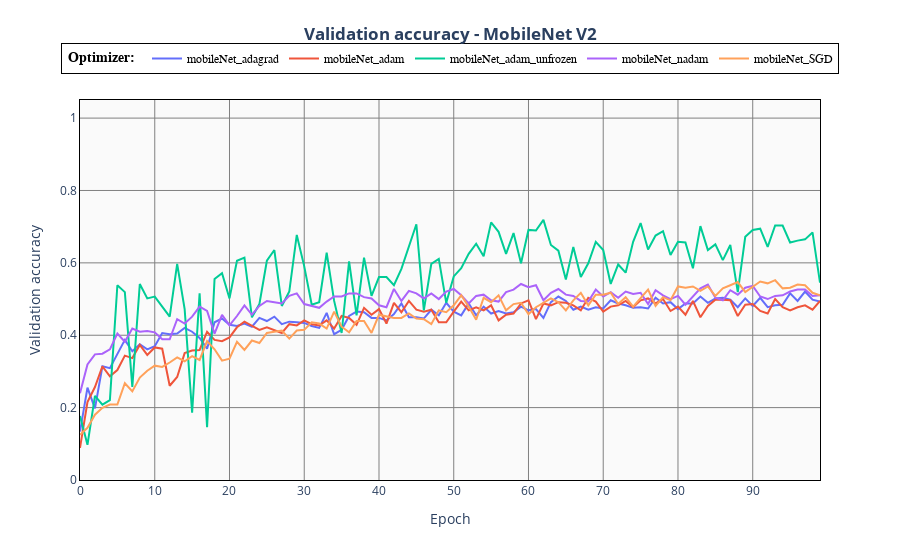

The code cell stored with this chart in its notebook:
### Code cell
fig.data = []

fig.add_trace(go.Scatter(x=mobileNet_adagrad["epoch"], y=mobileNet_adagrad["val_accuracy"],
                    mode='lines',
                    name='Adagrad'))
fig.add_trace(go.Scatter(x=mobileNet_adam["epoch"], y=mobileNet_adam["val_accuracy"],
                    mode='lines',
                    name='Adam'))
fig.add_trace(go.Scatter(x=mobileNet_adam_unfrozen["epoch"], y=mobileNet_adam_unfrozen["val_accuracy"],
                    mode='lines',
                    name='Adam_unfrozen'))
fig.add_trace(go.Scatter(x=mobileNet_nadam["epoch"], y=mobileNet_nadam["val_accuracy"],
                    mode='lines',
                    name='Nadam'))
fig.add_trace(go.Scatter(x=mobileNet_SGD["epoch"], y=mobileNet_SGD["val_accuracy"],
                    mode='lines',
                    name='t_SGD'))

fig.update_yaxes(range=[0, 1.05])
fig.update_layout(xaxis_showgrid=True, yaxis_showgrid=True)
fig.update_xaxes(showgrid=True, gridwidth=1, gridcolor='Gray')
fig.update_yaxes(showgrid=True, gridwidth=1, gridcolor='Gray')



fig.update_layout(
                  xaxis = dict(title = 'Epoch'),
                  yaxis = dict(title = 'Validation accuracy'),
                  title={
                    'text': "Validation accuracy for different architectures",
                    'y':0.9,
                    'x':0.5,
                    'xanchor': 'center',
                    'yanchor': 'top'},
                    paper_bgcolor='rgba(255,255,255, 125)',
                    plot_bgcolor='rgba(250,250,250, 125)'
                  )
fig.update_layout(legend_title='<b> Optimizer: </b>')
fig.update_layout(legend=dict(x=0.5, y=1.15))

fig.update_layout(
    title={
        'text': "<b>Validation accuracy - MobileNet V2</b>",
        'y':0.95,
        'x':0.5,
        'xanchor': 'center',
        'yanchor': 'top'})

fig.update_layout(
    legend=dict(orientation='h',yanchor='top',xanchor='center',
        traceorder="normal",
        font=dict(
            family="sans-serif",
            size=12,
            color="black"
        ),
        bgcolor="white",
        bordercolor="Black",
        borderwidth=1
    )
)

fig.update_xaxes(showline=True, linewidth=1, linecolor='black', mirror=True)
fig.update_yaxes(showline=True, linewidth=1, linecolor='black', mirror=True)

fig.show()
